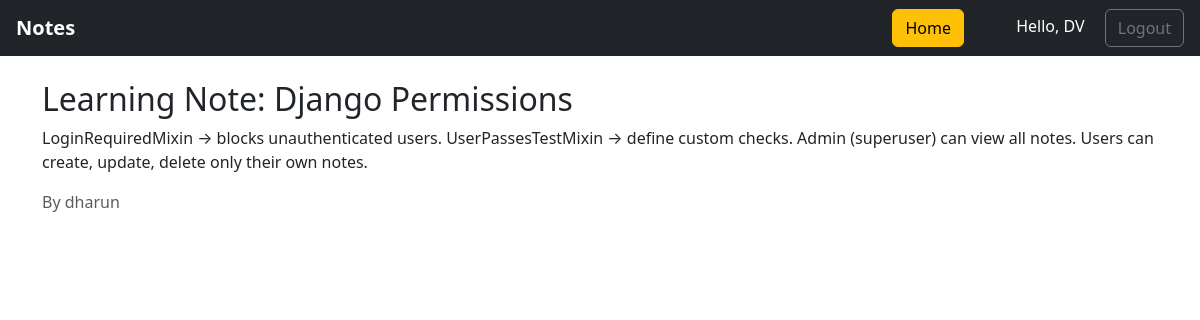
The page /notes/note/1/ (signed in) on the database its author committed.
### notes/models.py (models this page shows, shortened)
class Note(models.Model):
    title = models.CharField(max_length=200)
    content = models.TextField()
    owner = models.ForeignKey(settings.AUTH_USER_MODEL, on_delete=models.CASCADE)

### notes/views.py (the view)
# urls.py: path('note/<int:pk>/', NoteDetailView.as_view(), name='note-detail'),
class NoteDetailView(LoginRequiredMixin, DetailView):
    model = Note
    template_name = "notes/note_detail.html"

### notes/templates/notes/note_detail.html (shortened to what this page needs)
{% extends "notes/base.html" %}
{% block content %}
<h2>{{ note.title }}</h2>
<p>{{ note.content }}</p>
<p class="text-muted">By {{ note.owner.username }}</p>
{% endblock %}

### notes/templates/notes/base.html (shortened to what this page needs)
<!DOCTYPE html>
<html>
<head>
  <link rel="stylesheet" href="https://cdn.jsdelivr.net/npm/bootstrap@5.3.3/dist/css/bootstrap.min.css">
</head>
<body>
<nav class="navbar navbar-dark bg-dark mb-4 px-3">
  <a class="navbar-brand fw-bold" href="{% url 'note-list' %}">Notes</a>
  <div>
    {% if user.is_authenticated %}
    <a class="btn btn-warning me-5" href="{% url 'home' %}">Home</a>
      <span class="me-3 text-white">Hello, {{ user.username }}</span>
      <form action="{% url 'logout' %}" method="post" style="display:inline;">
    <button type="submit" class="btn btn-outline-secondary">Logout</button>
</form>
    {% else %}
      <a class="btn btn-primary text-white" href="{% url 'login' %}">Login</a>
    {% endif %}
  </div>
</nav>
<div class="container">
  {% block content %}{% endblock %}
</div>
</body>
</html>

### rows shown on the page
Note: title "Learning Note: Django Permissions", content "LoginRequiredMixin → blocks unauthenticated users. UserPassesTestMixin → define custom checks. Admin (superuser) can view all notes. Users can create, update, delete only their own notes.", owner.username "dharun"

### other values the page prints
{{ user.username }} "DV"
